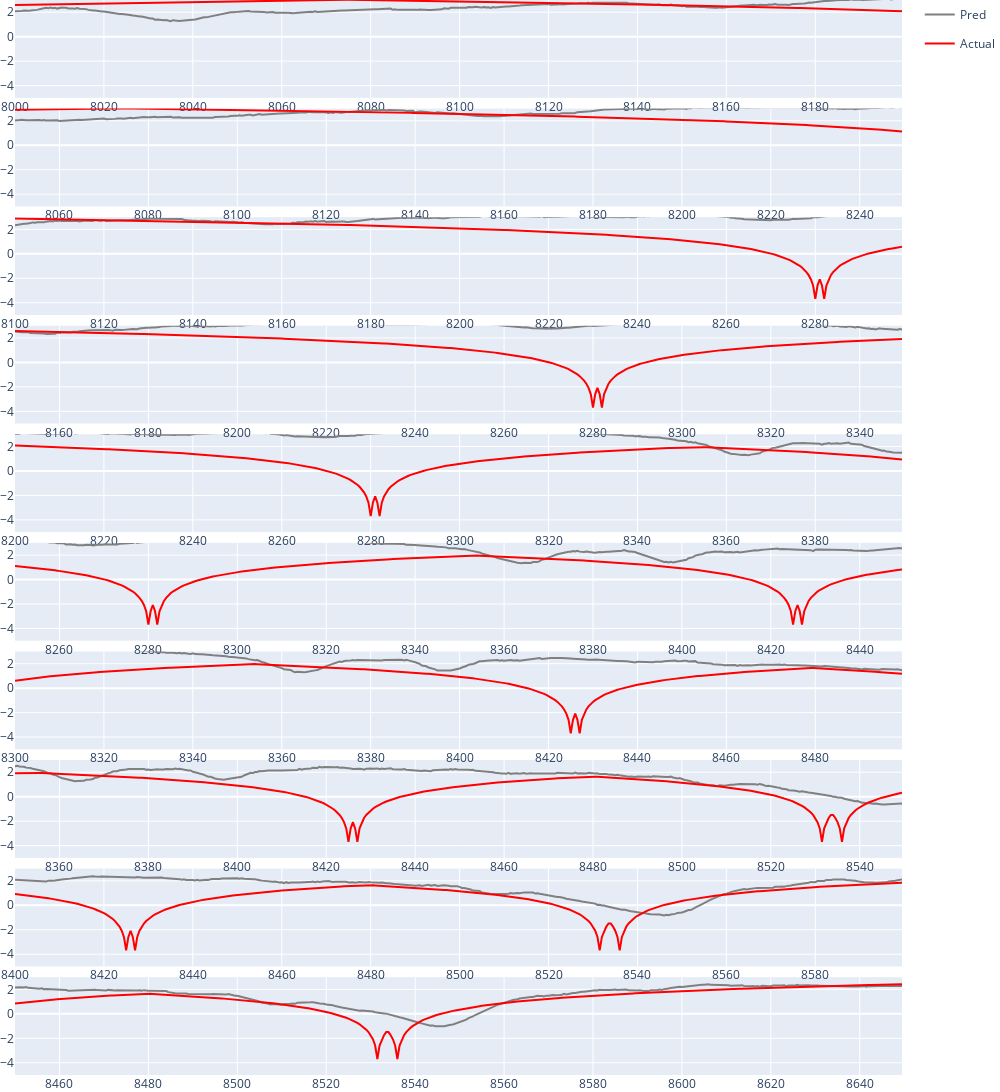

This figure's notebook cell:
### Code cell
num_debug = 10
out_len = 400
step = out_len // 4
start = 1*num_debug*step
#start = 18000
start = 8000
debug(np.arange(num_debug)*step + start*2)

### Figure 1 — Plotly figure (JSON) as saved in the notebook; plotly's stock layout.template omitted (floating-point values rounded to 4 significant figures; data arrays with more than 128 entries replaced by an {"elided": "..."} marker saying what was removed)
{"data": [{"legendgroup": "g1", "line": {"color": "gray"}, "name": "Pred", "showlegend": true, "type": "scatter", "x": {"elided": "400 float values"}, "xaxis": "x", "y": {"elided": "400 float values"}, "yaxis": "y"}, {"legendgroup": "g3", "line": {"color": "red"}, "name": "Actual", "showlegend": true, "type": "scatter", "x": {"elided": "400 float values"}, "xaxis": "x", "y": {"elided": "400 float values"}, "yaxis": "y"}, {"legendgroup": "g1", "line": {"color": "gray"}, "name": "Pred", "showlegend": false, "type": "scatter", "x": {"elided": "400 float values"}, "xaxis": "x2", "y": {"elided": "400 float values"}, "yaxis": "y2"}, {"legendgroup": "g3", "line": {"color": "red"}, "name": "Actual", "showlegend": false, "type": "scatter", "x": {"elided": "400 float values"}, "xaxis": "x2", "y": {"elided": "400 float values"}, "yaxis": "y2"}, {"legendgroup": "g1", "line": {"color": "gray"}, "name": "Pred", "showlegend": false, "type": "scatter", "x": {"elided": "400 float values"}, "xaxis": "x3", "y": {"elided": "400 float values"}, "yaxis": "y3"}, {"legendgroup": "g3", "line": {"color": "red"}, "name": "Actual", "showlegend": false, "type": "scatter", "x": {"elided": "400 float values"}, "xaxis": "x3", "y": {"elided": "400 float values"}, "yaxis": "y3"}, {"legendgroup": "g1", "line": {"color": "gray"}, "name": "Pred", "showlegend": false, "type": "scatter", "x": {"elided": "400 float values"}, "xaxis": "x4", "y": {"elided": "400 float values"}, "yaxis": "y4"}, {"legendgroup": "g3", "line": {"color": "red"}, "name": "Actual", "showlegend": false, "type": "scatter", "x": {"elided": "400 float values"}, "xaxis": "x4", "y": {"elided": "400 float values"}, "yaxis": "y4"}, {"legendgroup": "g1", "line": {"color": "gray"}, "name": "Pred", "showlegend": false, "type": "scatter", "x": {"elided": "400 float values"}, "xaxis": "x5", "y": {"elided": "400 float values"}, "yaxis": "y5"}, {"legendgroup": "g3", "line": {"color": "red"}, "name": "Actual", "showlegend": false, "type": "scatter", "x": {"elided": "400 float values"}, "xaxis": "x5", "y": {"elided": "400 float values"}, "yaxis": "y5"}, {"legendgroup": "g1", "line": {"color": "gray"}, "name": "Pred", "showlegend": false, "type": "scatter", "x": {"elided": "400 float values"}, "xaxis": "x6", "y": {"elided": "400 float values"}, "yaxis": "y6"}, {"legendgroup": "g3", "line": {"color": "red"}, "name": "Actual", "showlegend": false, "type": "scatter", "x": {"elided": "400 float values"}, "xaxis": "x6", "y": {"elided": "400 float values"}, "yaxis": "y6"}, {"legendgroup": "g1", "line": {"color": "gray"}, "name": "Pred", "showlegend": false, "type": "scatter", "x": {"elided": "400 float values"}, "xaxis": "x7", "y": {"elided": "400 float values"}, "yaxis": "y7"}, {"legendgroup": "g3", "line": {"color": "red"}, "name": "Actual", "showlegend": false, "type": "scatter", "x": {"elided": "400 float values"}, "xaxis": "x7", "y": {"elided": "400 float values"}, "yaxis": "y7"}, {"legendgroup": "g1", "line": {"color": "gray"}, "name": "Pred", "showlegend": false, "type": "scatter", "x": {"elided": "400 float values"}, "xaxis": "x8", "y": {"elided": "400 float values"}, "yaxis": "y8"}, {"legendgroup": "g3", "line": {"color": "red"}, "name": "Actual", "showlegend": false, "type": "scatter", "x": {"elided": "400 float values"}, "xaxis": "x8", "y": {"elided": "400 float values"}, "yaxis": "y8"}, {"legendgroup": "g1", "line": {"color": "gray"}, "name": "Pred", "showlegend": false, "type": "scatter", "x": {"elided": "400 float values"}, "xaxis": "x9", "y": {"elided": "400 float values"}, "yaxis": "y9"}, {"legendgroup": "g3", "line": {"color": "red"}, "name": "Actual", "showlegend": false, "type": "scatter", "x": {"elided": "400 float values"}, "xaxis": "x9", "y": {"elided": "400 float values"}, "yaxis": "y9"}, {"legendgroup": "g1", "line": {"color": "gray"}, "name": "Pred", "showlegend": false, "type": "scatter", "x": {"elided": "400 float values"}, "xaxis": "x10", "y": {"elided": "400 float values"}, "yaxis": "y10"}, {"legendgroup": "g3", "line": {"color": "red"}, "name": "Actual", "showlegend": false, "type": "scatter", "x": {"elided": "400 float values"}, "xaxis": "x10", "y": {"elided": "400 float values"}, "yaxis": "y10"}], "layout": {"autosize": false, "height": 2000, "margin": {"b": 0, "l": 0, "pad": 0, "r": 0, "t": 0}, "width": 1000, "xaxis": {"anchor": "y", "autorange": true, "domain": [0, 1], "range": [8000, 8200.0], "type": "linear"}, "xaxis10": {"anchor": "y10", "autorange": true, "domain": [0, 1], "range": [8450, 8650.0], "type": "linear"}, "xaxis2": {"anchor": "y2", "autorange": true, "domain": [0, 1], "range": [8050, 8250.0], "type": "linear"}, "xaxis3": {"anchor": "y3", "autorange": true, "domain": [0, 1], "range": [8100, 8300.0], "type": "linear"}, "xaxis4": {"anchor": "y4", "autorange": true, "domain": [0, 1], "range": [8150, 8350.0], "type": "linear"}, "xaxis5": {"anchor": "y5", "autorange": true, "domain": [0, 1], "range": [8200, 8400.0], "type": "linear"}, "xaxis6": {"anchor": "y6", "autorange": true, "domain": [0, 1], "range": [8250, 8450.0], "type": "linear"}, "xaxis7": {"anchor": "y7", "autorange": true, "domain": [0, 1], "range": [8300, 8500.0], "type": "linear"}, "xaxis8": {"anchor": "y8", "autorange": true, "domain": [0, 1], "range": [8350, 8550.0], "type": "linear"}, "xaxis9": {"anchor": "y9", "autorange": true, "domain": [0, 1], "range": [8400, 8600.0], "type": "linear"}, "yaxis": {"anchor": "x", "domain": [0.909, 1.0], "fixedrange": false, "range": [-5, 3], "type": "linear"}, "yaxis10": {"anchor": "x10", "domain": [0, 0.091], "range": [-5, 3], "type": "linear"}, "yaxis2": {"anchor": "x2", "domain": [0.808, 0.899], "range": [-5, 3], "type": "linear"}, "yaxis3": {"anchor": "x3", "domain": [0.707, 0.798], "range": [-5, 3], "type": "linear"}, "yaxis4": {"anchor": "x4", "domain": [0.606, 0.697], "range": [-5, 3], "type": "linear"}, "yaxis5": {"anchor": "x5", "domain": [0.505, 0.596], "range": [-5, 3], "type": "linear"}, "yaxis6": {"anchor": "x6", "domain": [0.404, 0.495], "range": [-5, 3], "type": "linear"}, "yaxis7": {"anchor": "x7", "domain": [0.303, 0.394], "range": [-5, 3], "type": "linear"}, "yaxis8": {"anchor": "x8", "domain": [0.202, 0.293], "range": [-5, 3], "type": "linear"}, "yaxis9": {"anchor": "x9", "domain": [0.101, 0.192], "range": [-5, 3], "type": "linear"}}}
